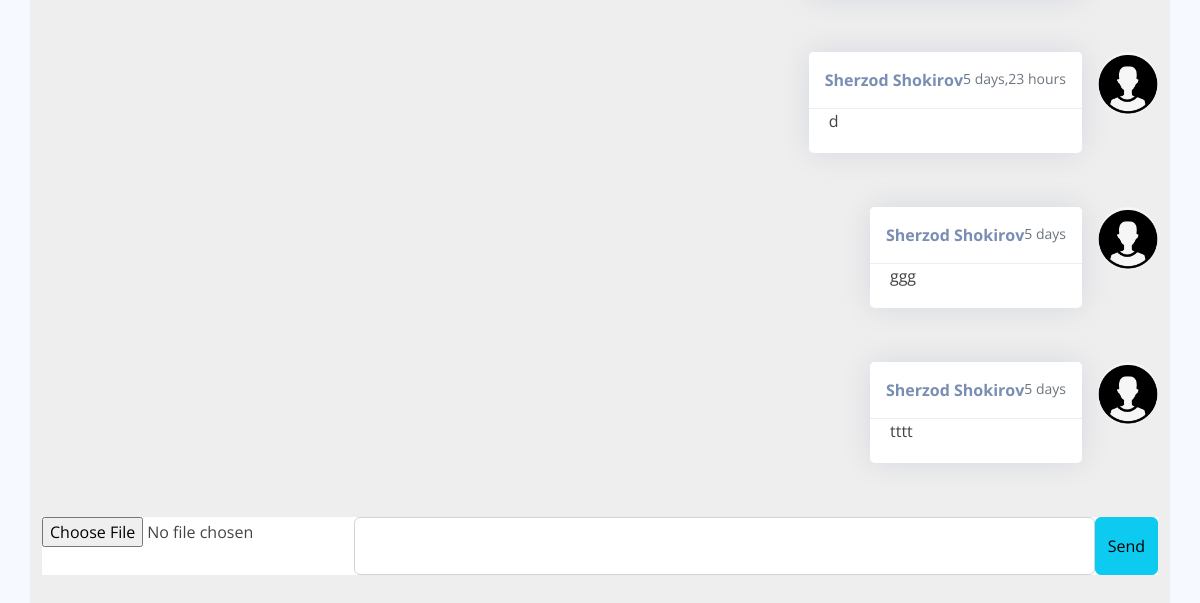
The app's page /chat2/45 (signed in, lower part), older data.
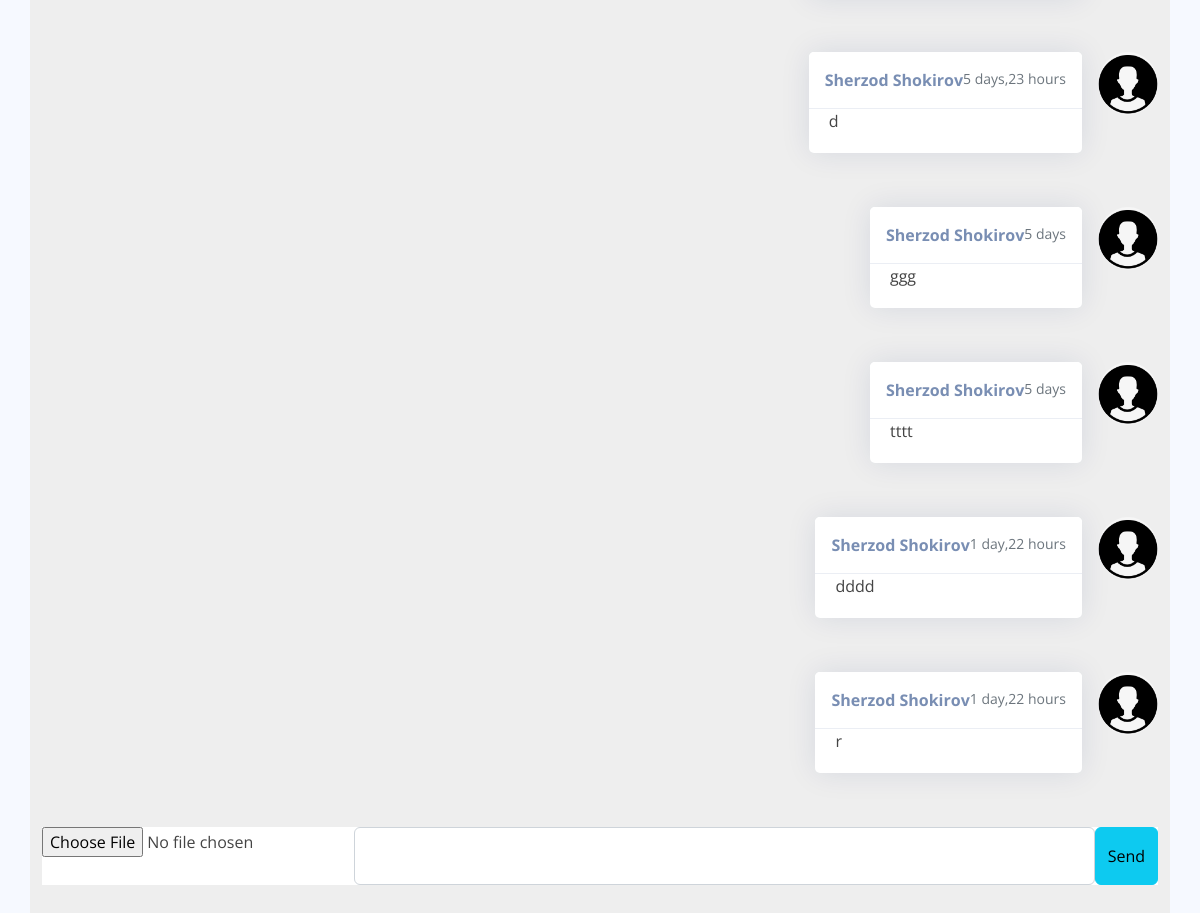
The same page, newer data.
### users/models.py (models this page shows)
class Chat(models.Model):
    user1 = models.ForeignKey(User,related_name='user1', on_delete=models.CASCADE, null=True, blank=True)
    user2 = models.ForeignKey('users.User',related_name='user2', on_delete=models.CASCADE, null=True, blank=True)
    content = models.TextField(null=True, blank=True)
    image = models.ImageField(upload_to='chat/', null=True, blank=True)
    data = models.DateTimeField(auto_now_add=True)

class User(AbstractUser):
    role = models.ForeignKey(Role,on_delete=models.CASCADE, null=True, blank=True)
    image = models.ImageField(upload_to='avatars/', default='avatars/default.png', null=True, blank=True)
    phone = models.CharField(max_length=20, null=True, blank=True)
    about = models.CharField(max_length=250, null=True, blank=True)
    def __str__(self):
        return self.username

### users/views.py (the view)
# urls.py: path('chat2/<int:id>', chat2, name='chat2'),
@login_required
def chat2(request,id):
    Teacher = User.objects.get(id=id)
    chats = Chat.objects.all()
    if request.method == 'POST':
        form = Chatform(data=request.POST,files=request.FILES)
        if form.is_valid():
            chat = form.save(commit=False)
            chat.user1 = request.user
            chat.user2 = Teacher
            chat.save()
            return HttpResponseRedirect(request.META.get('HTTP_REFERER'))
    else:
        form = Chatform()
    context = {
        'form': form,
        'user': User.objects.get(username=request.user),
        'Teacher': 	Teacher,
        'chat': Chat.objects.raw(f"""
                 SELECT *
                 from users_chat
                 where (user1_id={request.user.id} or user1_id={id}) and (user2_id={request.user.id} or user2_id={id})
                 ORDER by data asc
        """)
    }
    return render(request, 'chat.html',context)

### users/forms.py
class Chatform(forms.ModelForm):
    class Meta:
        model = Chat
        fields = ('user1','content','image',)

### users/models.py (called while the page is built)
    def __str__(self):
        return self.name

### templates/chat.html (shortened to what this page needs)
{% extends 'main.html' %} {% load static %}
{% block content %}
    <section style="background-color: #eee;" id="section_1">
        <div class="container py-5">
            <div class="row">
                <div class="col-md-8 col-lg-10 col-xl-12">
                    <ul class="list-unstyled">
                        {% for i in chat %}
                        {% if i.user1 == request.user and i.user2 == Teacher %}
                        <li class="d-flex justify-content-end mb-4">
                            <div class="card">
                            <div class="card-header d-flex justify-content-end p-3">
                                <p class="fw-bold mb-0">{{ i.user1.get_full_name }}</p>
                                <p class="text-muted small mb-0"> {{i.data|timesince}} </p>
                            </div>
                            <div class="card-body">
                                <p class="mb-0">
                                {{i.content}}
                                </p>
                            </div>
                            </div>
                            <img src="{{ i.user1.image.url }}"
                            class="rounded-circle d-flex align-self-start ms-3 shadow-1-strong" width="60">
                        </li>
                        {% endif %}
                        {% endfor %}
                        <li class="bg-white mb-3">
                            <form method="POST" enctype="multipart/form-data" class="form-floating" style="display: flex;">
                                <input type="file" name="image" accept="image/*" id="id_image">
                                <input type="text" name="content" id="id_content" class="form-control" placeholder="Typing">
                                <button type="submit" class="btn btn-info btn-rounded float-end">Send</button>
                            </form>
                        </li>
                    </ul>
                </div>
            </div>
        </div>
    </section>
{% endblock %}

Row changes from the older to the newer data that the page shows:
added Chat: user1.get_full_name "Sherzod Shokirov", data "1 day,22 hours", content "dddd", user1.image (placeholder picture)
added Chat: user1.get_full_name "Sherzod Shokirov", data "1 day,22 hours", content "r", user1.image (placeholder picture)
